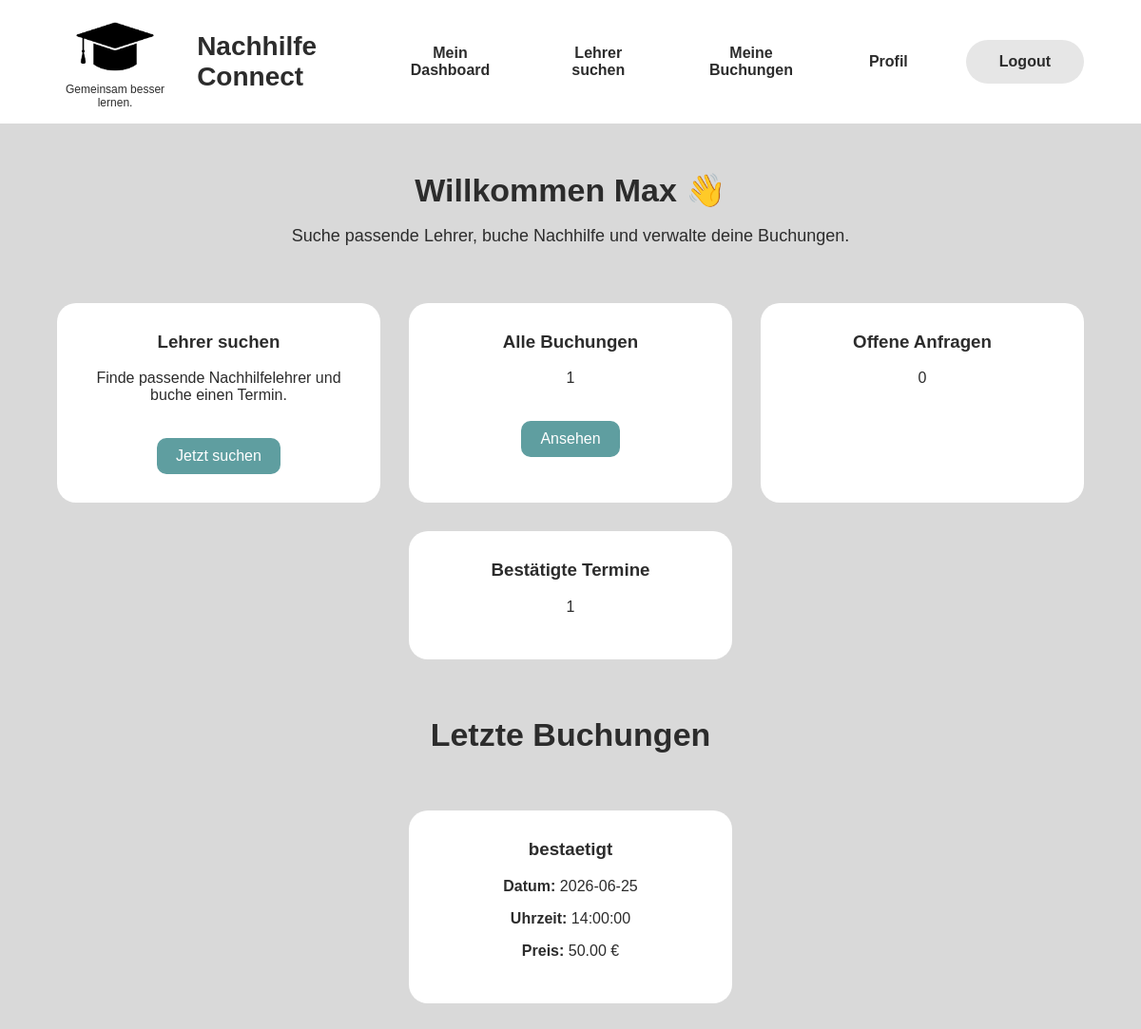
Screenshot of /schueler-dashboard (signed in) with the database file from the repository.
### models.py (models this page shows)
class User(db.Model):
    __tablename__ = "users"
    id = db.Column(db.Integer, primary_key=True)
    vorname = db.Column(db.String(100), nullable=False)
    nachname = db.Column(db.String(100), nullable=False)
    rolle = db.Column(db.String(20), nullable=False)                   #Schüler / lehrer
    ist_gesperrt = db.Column(
        db.Boolean,
        nullable=False,
        default=False
    )
    telefon = db.Column(db.String(30), nullable=True)
    email = db.Column(db.String(120), unique=True, nullable=False)
    passwort = db.Column(db.String(255), nullable=False)
    buchungen_als_lehrer = db.relationship('Buchung', foreign_keys='Buchung.lehrer_id')

class Buchung(db.Model):
    __tablename__ = "buchung"
    id = db.Column(db.Integer, primary_key=True)
    schüler_id = db.Column(db.Integer, db.ForeignKey("users.id"), nullable=False)
    lehrer_id = db.Column(db.Integer, db.ForeignKey("users.id"), nullable=False)
    fach_id = db.Column(db.Integer, db.ForeignKey("fach.id"), nullable=False)
    schueler = db.relationship('User', foreign_keys=[schüler_id])
    lehrer = db.relationship('User', foreign_keys=[lehrer_id])
    bewertung = db.relationship('Bewertung', uselist=False)
    datum = db.Column(db.Date, nullable=False)
    uhrzeit = db.Column(db.Time, nullable=False)
    dauer_stunden = db.Column(db.Integer, nullable=False)
    gesamtpreis = db.Column(db.Numeric(8, 2), nullable=False)
    unterrichtsart = db.Column(db.String(30), nullable=False)
    zahlungsart = db.Column(db.String(30), nullable=False)
    status = db.Column(db.String(30), nullable=False, default="anfrage")
    nachricht = db.Column(db.Text, nullable=True)
    erstellt_am = db.Column(db.DateTime, nullable=False, default=datetime.utcnow)

### app.py (the view)
@app.route('/schueler-dashboard')
def student_dashboard():
    if 'user_id' not in session:
        flash("Bitte zuerst einloggen.")
        return redirect(url_for('login'))
    if session.get('rolle') != 'schueler':
        flash("Diese Seite ist nur für Schüler/innen.")
        return redirect(url_for('login'))
    student = User.query.get(session['user_id'])
    buchungen = Buchung.query.filter_by(schüler_id=student.id).all()
    offene_buchungen = [b for b in buchungen if b.status == "anfrage"]
    bestaetigte_buchungen = [b for b in buchungen if b.status == "bestaetigt"]
    return render_template(
        'student_dashboard.html',
        student_name=student.vorname,
        buchungen_anzahl=len(buchungen),
        offene_buchungen_anzahl=len(offene_buchungen),
        bestaetigte_buchungen_anzahl=len(bestaetigte_buchungen),
        letzte_buchungen=buchungen[-3:]
    )

### templates/student_dashboard.html (shortened to what this page needs)
<!DOCTYPE html>
<html lang="de">
<head>
    <link rel="stylesheet" href="{{ url_for('static', filename='css/style.css') }}">
</head>
<body>
     <header>
     <div class="header-left">
    <div class="logo">
        <img src="{{ url_for('static', filename='images/logo.png') }}" alt="Nachhilfe Connect Logo">
        <p>Gemeinsam besser lernen.</p>
    </div>
    <h1>Nachhilfe Connect</h1>
    </div>
    <nav>
        <ul>
            <li><a href="{{ url_for('student_dashboard') }}">Mein Dashboard</a></li>
            <li><a href="{{ url_for('teacher_search') }}">Lehrer suchen</a></li>
            <li><a href="{{ url_for('my_bookings') }}">Meine Buchungen</a></li>
            <li><a href="{{ url_for('profile') }}">Profil</a></li>
            <li><a class="login-button" href="{{ url_for('logout') }}">Logout</a></li>
        </ul>
    </nav>
    </header>
<main>
    <section class="dashboard-header">
        <h2>Willkommen {{ student_name }} 👋</h2>
        <p>Suche passende Lehrer, buche Nachhilfe und verwalte deine Buchungen.</p>
    </section>
        <section class="dashboard-cards">
        <div class="dashboard-card">
            <h3>Lehrer suchen</h3>
            <p>Finde passende Nachhilfelehrer und buche einen Termin.</p>
             <a href="{{ url_for('teacher_search') }}">Jetzt suchen</a>
        </div>
        <div class="dashboard-card">
            <h3>Alle Buchungen</h3>
            <p>{{ buchungen_anzahl }}</p>
            <a href="{{ url_for('my_bookings') }}">Ansehen</a>
        </div>
        <div class="dashboard-card">
            <h3>Offene Anfragen</h3>
            <p>{{ offene_buchungen_anzahl }}</p>
        </div>
        <div class="dashboard-card">
            <h3>Bestätigte Termine</h3>
            <p>{{ bestaetigte_buchungen_anzahl }}</p>
        </div>
    </section>
    <section class="dashboard-header">
        <h2>Letzte Buchungen</h2>
    </section>
    <section class="dashboard-cards">
        {% if letzte_buchungen %}
            {% for buchung in letzte_buchungen %}
                <div class="dashboard-card">
                    <h3>{{ buchung.status }}</h3>
                    <p><strong>Datum:</strong> {{ buchung.datum }}</p>
                    <p><strong>Uhrzeit:</strong> {{ buchung.uhrzeit }}</p>
                    <p><strong>Preis:</strong> {{ buchung.gesamtpreis }} €</p>
                </div>
            {% endfor %}
        {% else %}
            <div class="dashboard-card">
                <h3>Noch keine Buchungen</h3>
                <p>Du hast bisher keine Nachhilfe gebucht.</p>
                <a href="{{ url_for('teacher_search') }}">Lehrer suchen</a>
            </div>
        {% endif %}
    </section>
</main>
</body>
</html>

### static/css/style.css (style rules this page uses)
body { margin: 0; font-family: Arial, sans-serif; color: #2c2c2c; background-color: #d9d9d9; }
header { background-color: #ffffff; padding: 15px 60px; display: flex; justify-content: space-between; align-items: center; }
.logo { text-align: center; }
.logo img { max-width: 90px; height: auto; }
.logo p { font-size: 12px; margin: 0; }
header h1 { font-size: 28px; margin: 0; }
.header-left { display: flex; align-items: center; gap: 25px; }
nav ul { list-style-type: none; margin: 0; padding: 0; overflow: hidden; display: flex; align-items: center; gap: 45px; }
nav li { float: left; }
nav li a { display: block; color: #2c2c2c; text-align: center; padding: 14px 16px; text-decoration: none; font-weight: bold; }
.login-button { background-color: #e6e6e6; border-radius: 30px; padding: 14px 35px; }
.dashboard-header { text-align: center; margin-top: 50px; }
.dashboard-header h2 { font-size: 34px; margin-bottom: 10px; }
.dashboard-header p { font-size: 18px; }
.dashboard-cards { display: flex; justify-content: center; gap: 30px; flex-wrap: wrap; margin: 60px 30px; }
.dashboard-card { background-color: white; width: 280px; padding: 30px; border-radius: 20px; text-align: center; }
.dashboard-card h3 { margin-top: 0; }
.dashboard-card a { display: inline-block; margin-top: 20px; padding: 10px 20px; background-color: #5f9ea0; color: white; text-decoration: none; border-radius: 10px; }

### rows the page displays
User: vorname "Max"
Buchung: status "bestaetigt", datum "2026-06-25", uhrzeit "14:00:00", gesamtpreis "50.00"

### other values shown
{{ buchungen_anzahl }} "1"
{{ offene_buchungen_anzahl }} "0"
{{ bestaetigte_buchungen_anzahl }} "1"
